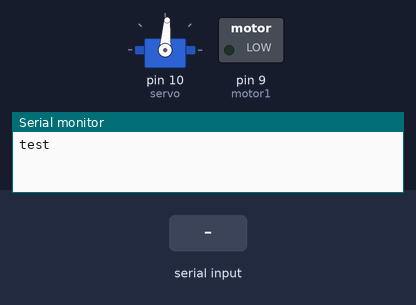
Recording of a sketch running on a simulated Arduino Uno, built with avr-gcc and run on an emulated ATmega328P. On the bench: servo, switched loads named in the sketch (green lamp = pin HIGH), the last lines printed to the serial monitor. Inputs (shaded band) come from the test bench.

Above: at 1.2 s.
1.3 s: "1" received over Serial
At 1.6 s:
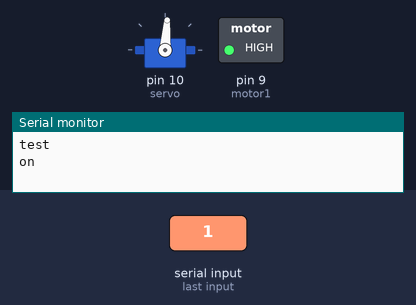
2.8 s: "0" received over Serial
At 3.9 s:
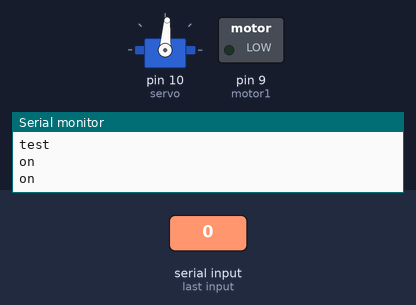
Timing chart, 0 to 5.8 s (numbered marks = the images above; inputs shaded):
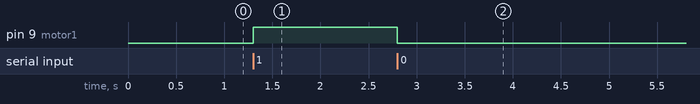

The sketch:

auto_v1.ino
```cpp
 #include <Servo.h>

const int motor1 = 9;
const int servo = 10;
Servo myservo;
int data = 0;

#define servo_min 65    //desno
#define servo_nul 86    //center
#define servo_max 118   //levo

void ustavi(){
    digitalWrite(motor1, LOW);
    myservo.write(servo_nul);
}

void setup(){
    Serial.begin(9600);
    Serial.println("test");

    pinMode(servo, OUTPUT);
    myservo.attach(servo);
    myservo.write(servo_nul);
    analogWrite(motor1, 0);

}

void loop(){

  if(Serial.available() > 0){
    data = Serial.read();

    if(data == '1'){
      analogWrite(motor1, 255);
      Serial.println("on");
    }
    else if(data == '0'){
      analogWrite(motor1, 0);
      Serial.println("on");
    }
  }

}
```

Measured:
- after the input at 1.3 s, pin 9 (motor1): LOW → HIGH at once
- after the input at 2.8 s, pin 9 (motor1): HIGH → LOW at once
